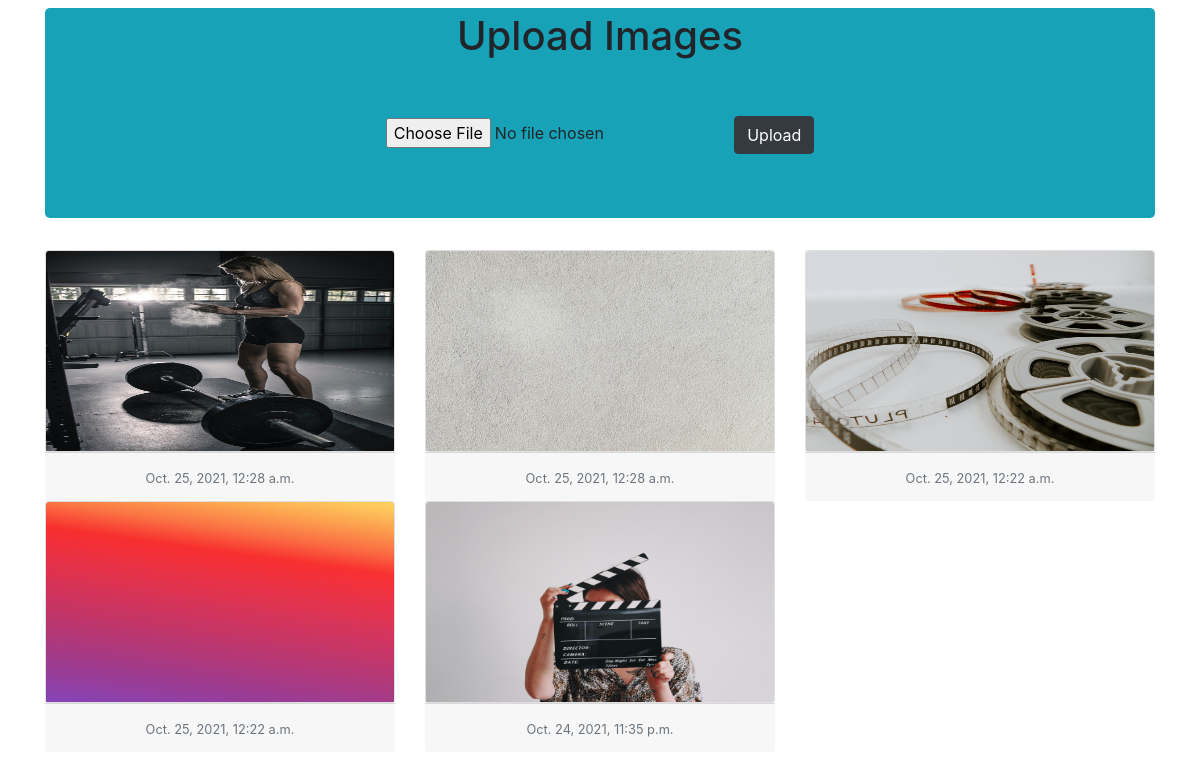
The page / on the database its author committed.
### imageuploaderApp/models.py (models this page shows, shortened)
class Image(models.Model):
    photos=models.ImageField(upload_to=True)
    update_date=models.DateTimeField(auto_now_add=True)

### imageuploaderApp/views.py (the view)
# urls.py: path("", views.image_view),
def image_view(request):
    img=Image.objects.all().order_by("-id")
    if request.method=="POST":
        form=ImageForm(request.POST,request.FILES)
        if form.is_valid():
            form.save()
            form=ImageForm()
    else:
        form=ImageForm()
    return render(request,"imageuploaderApp/image.html",{"form":form,"img":img})

### imageuploaderApp/forms.py
class ImageForm(forms.ModelForm):
    class Meta:
        model=Image
        fields="__all__"
        labels={"photos":""}

### imageuploaderApp/templates/imageuploaderApp/image.html (shortened to what this page needs)
<!DOCTYPE html>
{% load static %}
<html lang="en">
<head>
    <link rel="stylesheet" href="https://cdn.jsdelivr.net/npm/bootstrap@4.6.0/dist/css/bootstrap.min.css">
</head>
<body>
        <div class="container mt-2" align="center">
            <div class="jumbotron bg-info pt-1">
                <h1 class="display-5">Upload Images</h1><br> <br>
                <form action="  " method="POST" enctype="multipart/form-data">
                        {{form}}
                        <input type="submit" class="btn btn-dark text-white" value="Upload">
                </form>
            </div>
            <div class="row">
                {% if img %}
                {% for i in img %}
                <div class="col-sm-4">
                    <div class="card">
                            <img src="{{i.photos.url}}" alt="" class="card-img-top" height="200px">
                    </div>
                    <div class="card-footer text-muted">
                        <small>{{i.update_date}}</small>
                    </div>
                </div>
                {% endfor %}
                {% endif %}
            </div>
        </div>
</body>
</html>

### rows shown on the page
Image: photos (picture), update_date "Oct. 25, 2021, 12:28 a.m."
Image: photos (picture), update_date "Oct. 25, 2021, 12:28 a.m."
Image: photos (picture), update_date "Oct. 25, 2021, 12:22 a.m."
Image: photos (picture), update_date "Oct. 25, 2021, 12:22 a.m."
Image: photos (picture), update_date "Oct. 24, 2021, 11:35 p.m."
